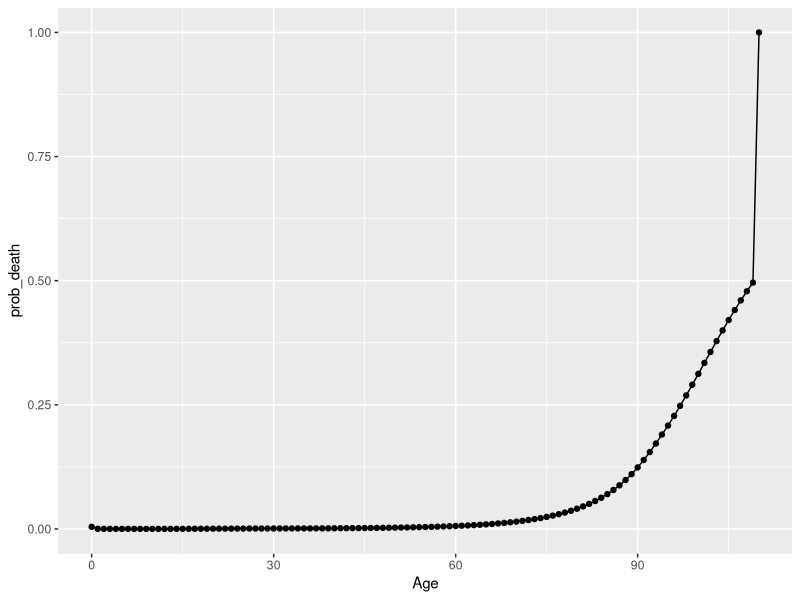

The R source for this figure:
## ---- chunk 1
#| echo: true
library(ggplot2)
library(data.table)
## ---- chunk 2
#| echo: true

# Example: simulate time to event from exponential distribution
set.seed(123)
n = 10
lambda = 0.2 # constant hazard
time_to_event = rexp(n, rate = lambda)
time_to_event

## ---- chunk 3
#| echo: true
#| message: false
n = 100; u = runif(n)

#EXPONENTIAL intensity function
lambda = 0.2
time_to_event_Exponential = - log(1 - u) / (1/lambda)

summary(time_to_event_Exponential)

# WEIBULL
shape = 1.5; scale = 0.5
time_to_event_Weibull = scale * (-1*log(1 - u))^(1/shape)

summary(time_to_event_Weibull)
## ---- chunk 4
#| echo: true

t_other_cause_death <- fread("prob_death_by_age_2020_StatsCan.csv",
                                 sep=",") #fread is data.table function for loading from CSV

str(t_other_cause_death)
ggplot(data=t_other_cause_death, aes(x=Age, y=prob_death))+
  geom_point()+geom_line()
## ---- chunk 5
#| echo: true

# SOURCE: https://github.com/LopezM-Mauricio/DES_tutorial_timedep_SickSicker/blob/main/R/DES_functions.R
# PAPER: Garibay-Treviño DU, Jalal H, Alarid-Escudero F.
#.   Med Decis Making. 2025 Feb;45(2):205-213. doi: 10.1177/0272989X241308768

#---------------------------------------------------- #
##  Non-parametric Sampling of Event Times        -----
#---------------------------------------------------- #
#' Nonparametric sampling of time to events from a discrete nonhomogeneous 
#' Poisson point process
#'
#' \code{nps_nhppp} samples states for multiple individuals simultaneously.
#' 
#' The elements of each row of the matrix `m_probs` should sum up to 1. In case
#' this does not happens, all the rows where this condition is not met will be
#' normalized.
#'
#' @param m_probs matrix with probabilities for each category. Each row 
#' represents one individual and each column an specific category. 
#' @param v_categories An optional argument. It is a vector containing the name of 
#' the categories to sample from. The length of this vector must be equal to 
#' the number of columns of `m_probs`.
#' @return A vector filled with sampled categories.
#' @export
nps_nhppp <- function(m_probs, 
                      v_categories = NULL, 
                      correction = c("none", "uniform")) {
  
  if (!is.numeric(m_probs)) {
    stop("`m_probs` must be a matrix filled with numeric elements")
  }
  
  if (!isTRUE(all.equal(target = rep(1, nrow(m_probs)), 
                        current = as.numeric(rowSums(m_probs))))) {
    
    #* Find rows where the sum of their elements is not equal to 1.
    #* We use a very small value to check that they are equal to 1 since
    #* == and != sometimes do not work as desired. The value 1.5e-8
    #* was taken as the same level of tolerance as the `all.equal` function.
    v_rows_to_norm <- which(abs(1 - rowSums(m_probs)) > 1.5e-8)
    
    warning(
      "The rows: ", 
      paste(as.character(v_rows_to_norm), collapse = ", "), 
      " in `m_probs` do not sum up to 1. The values within these rows will be normalized and then used in the sampling process. In case this behaviour is not desired modify the content of `m_probs`.")
    
    # Normalize rows
    if (length(v_rows_to_norm) == 1) {
      m_probs[v_rows_to_norm, ] <- m_probs[v_rows_to_norm, ]/sum(m_probs[v_rows_to_norm, ])
    }
    if (length(v_rows_to_norm) > 1) {
      m_probs[v_rows_to_norm, ] <- m_probs[v_rows_to_norm, ]/rowSums(m_probs[v_rows_to_norm, ])
    }
  }
  
  # Number of categories to sample from
  n_cat <- ncol(m_probs)
  
  if (is.null(v_categories)) {
    #' Generate the numeric categories based on the number of columns of 
    #' `m_probs`
    v_categories <- seq(0, (n_cat - 1))
  }
  
  correction <- match.arg(correction)
  
  # Number of time to events to draw
  n_samp <- nrow(m_probs)
  
  v_unif  <- runif(n_samp, min = 0, max = 1)
  # matrixStats is written in C and optimized for large Matrix. 
  v_sum_p <- matrixStats::rowCumsums(m_probs)
  # slower alternative using base R
  # v_sum_p <- t(apply(m_probs))
  
  v_time_to_event <- v_categories[max.col(v_sum_p >= v_unif, 
                                          ties.method = "first")]
  
  if (correction == "uniform") {
    v_time_to_event <- v_time_to_event + v_unif
  }
  return(v_time_to_event)
}
